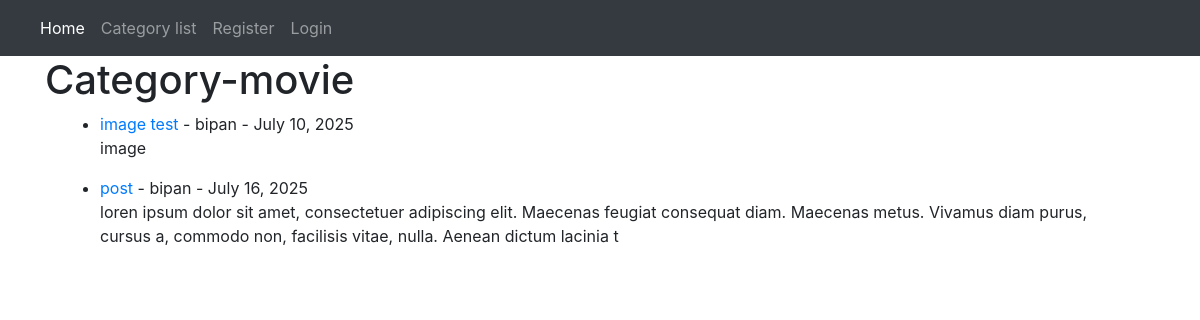
/category/movie, run on the app's committed database.
### theblog/models.py (models this page shows, shortened)
class post(models.Model):
    title = models.CharField(max_length=255)
    author= models.ForeignKey(User,on_delete=models.CASCADE)
    header_image=models.ImageField(null=True,blank=True,upload_to='images/')
    body= RichTextField(blank=True,null=True)
    post_date=models.DateField(auto_now_add=True)
    category=models.CharField(max_length=255,default='coding')
    snippet=models.CharField(max_length=255)
    likes=models.ManyToManyField(User,related_name='blog_posts')

### theblog/views.py (the view)
# urls.py: path('category/<str:cats>', categoryview,name='categorys'),
def categoryview(request,cats):
    category_posts=post.objects.filter(category=cats.replace('-',' '))
    return render(request,'categories.html',{'cats':cats.replace('-',' '),'category_posts':category_posts})

### theblog/templates/categories.html (shortened to what this page needs)
{%extends 'base.html'%}
{%block content%}
<h1>Category-{{cats}}</h1>
<div class='container'>
{% if category_posts%}
<ul>
{% for post in category_posts %}
    <li><a href='{% url 'blog-article' post.pk %}'>{{post.title}}<a> - {{post.author}} - {{post.post_date}}<br/>
    {{post.body|slice:":200"|safe}}</li>
{%endfor%}
</ul>
{%else%}
<a>
    No such category exists</a>
{%endif%}
</div>
{%endblock%}

### data on the page
post: title "image test", author "bipan", post_date "July 10, 2025", body "image"
post: title "post", author "bipan", post_date "July 16, 2025", body "loren ipsum dolor sit amet, consectetuer adipiscing elit. Maecenas feugiat consequat diam. Maecenas metus. Vivamus diam purus, cursus a, commodo non, facilisis vitae, nulla. Aenean dictum lacinia t"

### other printed values
{{ cats }} "movie"
